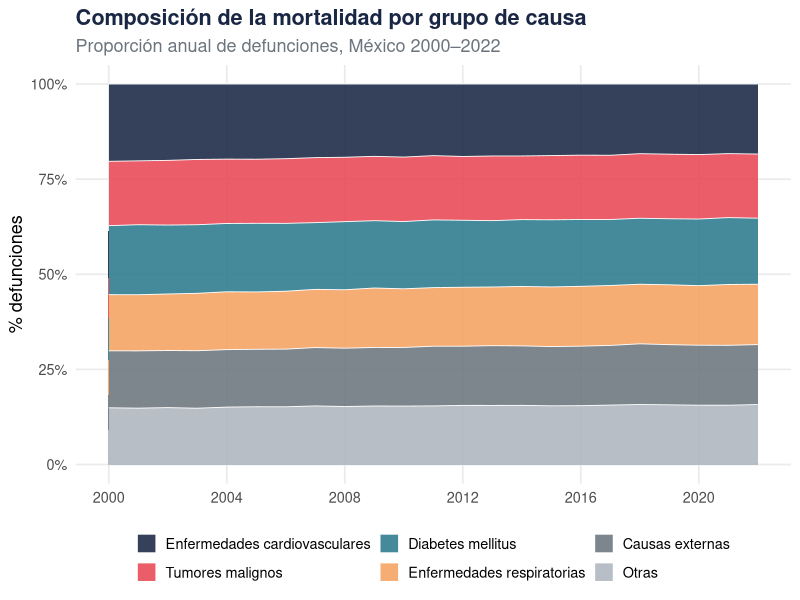
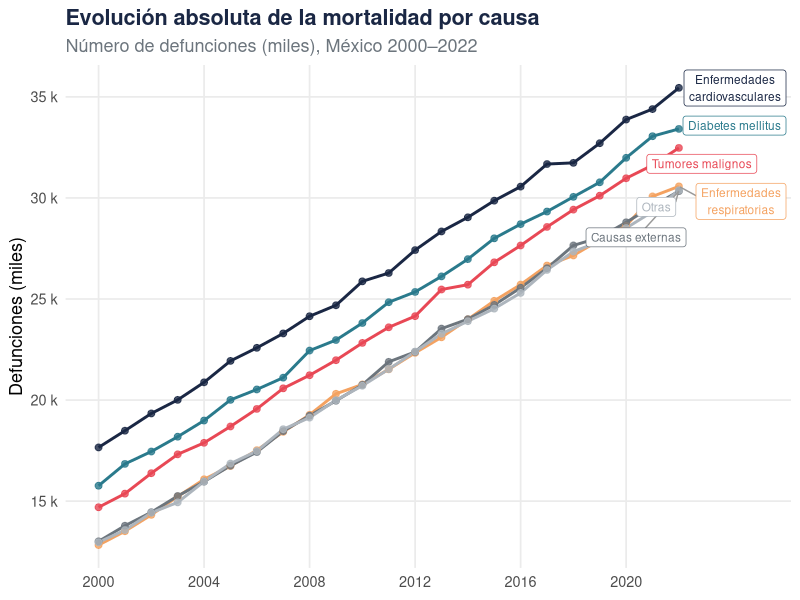
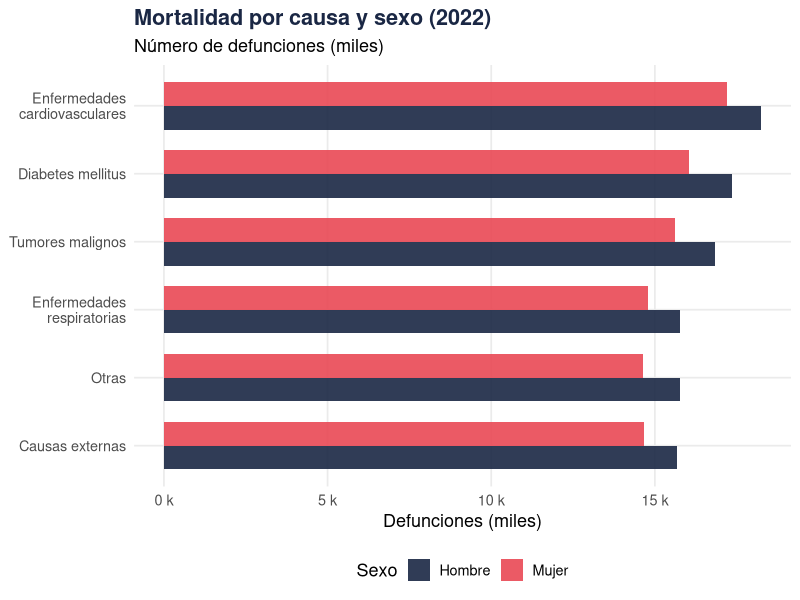
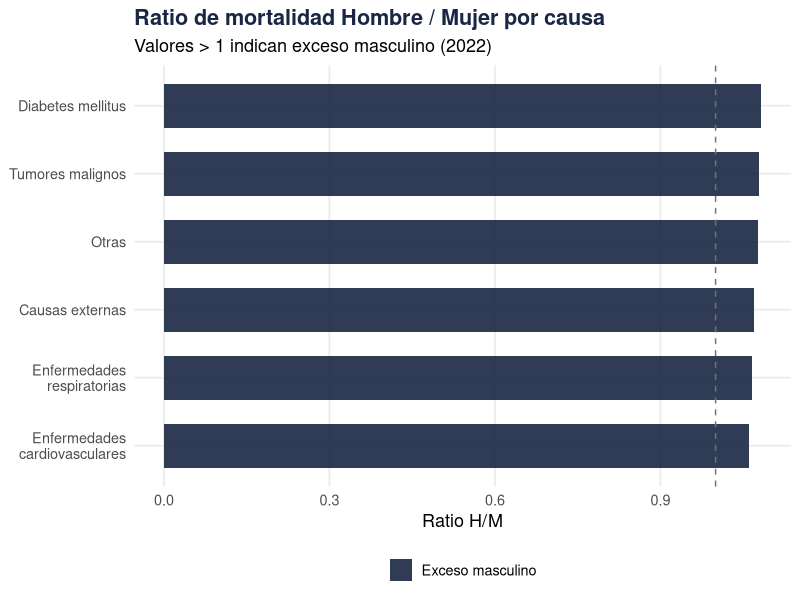
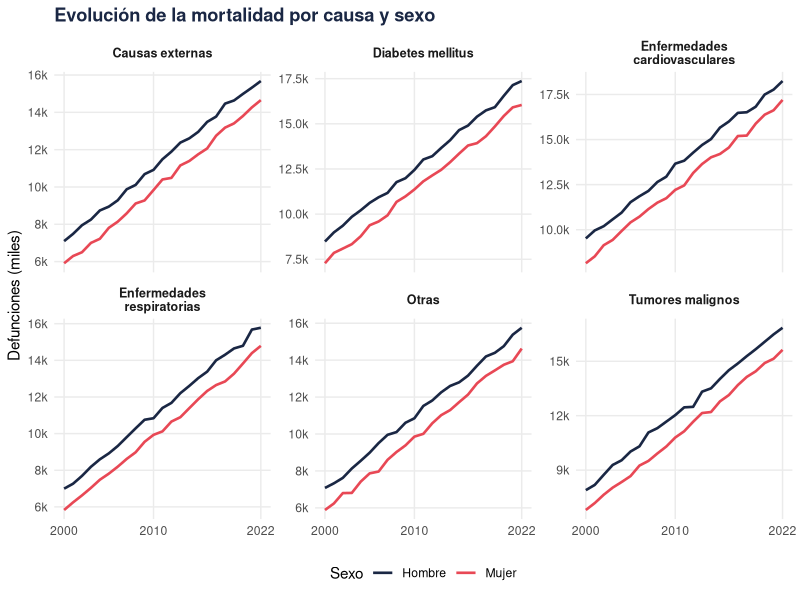
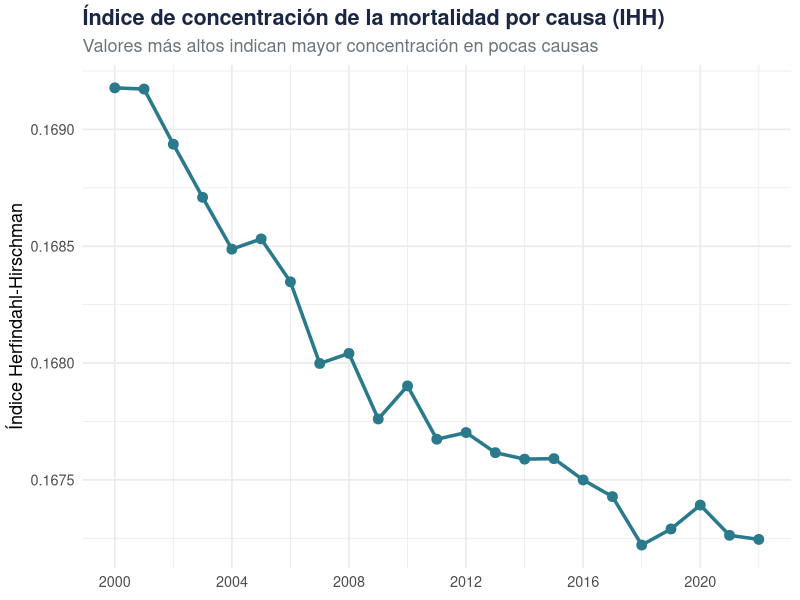

Here is the R script that generated these plots, in order:
## ---- chunk 1
library(tidyverse)
library(scales)
library(knitr)
library(kableExtra)
library(ggrepel)
library(patchwork)   # composition de graphiques

# ── Palette cohérente (définie dans index.qmd, reproduite ici) ───────
palette_sexo <- c("Hombre" = "#1a2744", "Mujer" = "#e84855",
                  "Total"  = "#2a7a8c")

palette_causa <- c(
  "Enfermedades cardiovasculares" = "#1a2744",
  "Tumores malignos"              = "#e84855",
  "Diabetes mellitus"             = "#2a7a8c",
  "Enfermedades respiratorias"    = "#f4a261",
  "Causas externas"               = "#6c757d",
  "Otras"                         = "#adb5bd"
)

# ── Données (remplacer par readRDS("data/mort_simulated.rds")) ────────
set.seed(42)
years <- 2000:2022

mort <- expand.grid(
  year  = years,
  sex   = c("Hombre", "Mujer"),
  state = c("Ciudad de México", "Jalisco", "Nuevo León",
            "Veracruz", "Chiapas", "Oaxaca",
            "Guanajuato", "Michoacán", "Puebla", "Sonora"),
  cause = c("Enfermedades cardiovasculares", "Tumores malignos",
            "Diabetes mellitus", "Enfermedades respiratorias",
            "Causas externas", "Otras")
) |>
  mutate(
    deaths = rpois(n(), lambda = 500 +
                    40 * (year - 2000) +
                    ifelse(sex == "Hombre", 120, 0) +
                    case_when(
                      cause == "Diabetes mellitus"             ~ 200,
                      cause == "Enfermedades cardiovasculares" ~ 300,
                      cause == "Tumores malignos"              ~ 150,
                      TRUE ~ 50
                    ) +
                    case_when(
                      state == "Ciudad de México" ~ 400,
                      state == "Chiapas"          ~ -100,
                      TRUE ~ 0
                    )),
    rate = deaths / runif(n(), 100000, 2000000) * 100000
  )

# ── Agrégations utiles ────────────────────────────────────────────────
# Par année × cause
mort_causa <- mort |>
  group_by(year, cause) |>
  summarise(deaths = sum(deaths), .groups = "drop")

# Par année × cause × sexe
mort_causa_sex <- mort |>
  group_by(year, sex, cause) |>
  summarise(deaths = sum(deaths), .groups = "drop")

# Part relative de chaque cause par an
mort_causa_pct <- mort_causa |>
  group_by(year) |>
  mutate(pct = deaths / sum(deaths) * 100) |>
  ungroup()

# Dernière année disponible
last_year <- max(years)
## ---- chunk 2
ggplot(mort_causa_pct,
       aes(x = year, y = pct, fill = cause)) +
  geom_area(alpha = 0.88, color = "white", linewidth = 0.3) +
  scale_fill_manual(values = palette_causa) +
  scale_x_continuous(breaks = seq(2000, 2022, 4)) +
  scale_y_continuous(labels = label_percent(scale = 1)) +
  labs(
    title    = "Composición de la mortalidad por grupo de causa",
    subtitle = "Proporción anual de defunciones, México 2000–2022",
    x = NULL, y = "% defunciones", fill = NULL
  ) +
  theme_minimal(base_size = 13) +
  theme(
    legend.position  = "bottom",
    legend.key.size  = unit(0.5, "cm"),
    plot.title       = element_text(face = "bold", color = "#1a2744"),
    plot.subtitle    = element_text(color = "#6c757d"),
    panel.grid.minor = element_blank()
  ) +
  guides(fill = guide_legend(nrow = 2))
## ---- chunk 3
ggplot(mort_causa,
       aes(x = year, y = deaths / 1000,
           color = cause, group = cause)) +
  geom_line(linewidth = 1) +
  geom_point(size = 2, alpha = 0.8) +
  geom_label_repel(
    data  = mort_causa |> filter(year == last_year),
    aes(label = str_wrap(cause, 18)),
    size  = 3, nudge_x = 0.8, segment.color = "grey60",
    show.legend = FALSE
  ) +
  scale_color_manual(values = palette_causa) +
  scale_x_continuous(breaks = seq(2000, 2022, 4),
                     limits = c(2000, 2025)) +
  scale_y_continuous(labels = label_comma(suffix = " k")) +
  labs(
    title    = "Evolución absoluta de la mortalidad por causa",
    subtitle = "Número de defunciones (miles), México 2000–2022",
    x = NULL, y = "Defunciones (miles)", color = NULL
  ) +
  theme_minimal(base_size = 13) +
  theme(
    legend.position  = "none",
    plot.title       = element_text(face = "bold", color = "#1a2744"),
    plot.subtitle    = element_text(color = "#6c757d"),
    panel.grid.minor = element_blank()
  )
## ---- chunk 4
mort_causa |>
  filter(year %in% c(2000, 2005, 2010, 2015, 2019, 2022)) |>
  pivot_wider(names_from = year, values_from = deaths) |>
  arrange(desc(`2022`)) |>
  mutate(across(where(is.numeric), ~ format(.x, big.mark = ","))) |>
  kable(
    caption = "Defunciones por causa de muerte, años seleccionados",
    col.names = c("Causa", "2000", "2005", "2010", "2015", "2019", "2022")
  ) |>
  kable_styling(bootstrap_options = c("striped", "hover"),
                full_width = FALSE) |>
  row_spec(1, bold = TRUE, background = "#f0f4f8")
## ---- chunk 5
mort_causa_sex |>
  filter(year == last_year) |>
  mutate(cause = str_wrap(cause, 22)) |>
  ggplot(aes(x = reorder(cause, deaths),
             y = deaths / 1000, fill = sex)) +
  geom_col(position = "dodge", width = 0.7, alpha = 0.9) +
  coord_flip() +
  scale_fill_manual(values = palette_sexo) +
  scale_y_continuous(labels = label_comma(suffix = " k")) +
  labs(
    title    = paste0("Mortalidad por causa y sexo (", last_year, ")"),
    subtitle = "Número de defunciones (miles)",
    x = NULL, y = "Defunciones (miles)", fill = "Sexo"
  ) +
  theme_minimal(base_size = 13) +
  theme(
    legend.position  = "bottom",
    plot.title       = element_text(face = "bold", color = "#1a2744"),
    panel.grid.minor = element_blank()
  )
## ---- chunk 6
mort_causa_sex |>
  filter(year == last_year) |>
  pivot_wider(names_from = sex, values_from = deaths) |>
  mutate(
    ratio_hm = Hombre / Mujer,
    cause     = str_wrap(cause, 22),
    direction = if_else(ratio_hm > 1, "Exceso masculino", "Exceso femenino")
  ) |>
  ggplot(aes(x = reorder(cause, ratio_hm), y = ratio_hm,
             fill = direction)) +
  geom_col(width = 0.65, alpha = 0.9) +
  geom_hline(yintercept = 1, linetype = "dashed", color = "#6c757d") +
  coord_flip() +
  scale_fill_manual(
    values = c("Exceso masculino" = "#1a2744",
               "Exceso femenino"  = "#e84855")
  ) +
  labs(
    title    = "Ratio de mortalidad Hombre / Mujer por causa",
    subtitle = paste0("Valores > 1 indican exceso masculino (", last_year, ")"),
    x = NULL, y = "Ratio H/M", fill = NULL
  ) +
  theme_minimal(base_size = 13) +
  theme(
    legend.position  = "bottom",
    plot.title       = element_text(face = "bold", color = "#1a2744"),
    panel.grid.minor = element_blank()
  )
## ---- chunk 7
ggplot(mort_causa_sex,
       aes(x = year, y = deaths / 1000,
           color = sex, group = sex)) +
  geom_line(linewidth = 0.9) +
  facet_wrap(~ str_wrap(cause, 20), scales = "free_y", ncol = 3) +
  scale_color_manual(values = palette_sexo) +
  scale_x_continuous(breaks = c(2000, 2010, 2022)) +
  scale_y_continuous(labels = label_comma(suffix = "k")) +
  labs(
    title  = "Evolución de la mortalidad por causa y sexo",
    x = NULL, y = "Defunciones (miles)", color = "Sexo"
  ) +
  theme_minimal(base_size = 11) +
  theme(
    legend.position  = "bottom",
    plot.title       = element_text(face = "bold", color = "#1a2744"),
    strip.text       = element_text(size = 9, face = "bold"),
    panel.grid.minor = element_blank()
  )
## ---- chunk 8
# Indice de Herfindahl-Hirschman (concentration causale)
ihh <- mort_causa_pct |>
  group_by(year) |>
  summarise(ihh = sum((pct / 100)^2),
            n_causas = n_distinct(cause),
            causa_top = cause[which.max(pct)],
            pct_top   = max(pct)) |>
  ungroup()

ggplot(ihh, aes(x = year, y = ihh)) +
  geom_line(color = "#2a7a8c", linewidth = 1.2) +
  geom_point(color = "#2a7a8c", size = 3) +
  scale_x_continuous(breaks = seq(2000, 2022, 4)) +
  labs(
    title    = "Índice de concentración de la mortalidad por causa (IHH)",
    subtitle = "Valores más altos indican mayor concentración en pocas causas",
    x = NULL, y = "Índice Herfindahl-Hirschman"
  ) +
  theme_minimal(base_size = 13) +
  theme(
    plot.title    = element_text(face = "bold", color = "#1a2744"),
    plot.subtitle = element_text(color = "#6c757d")
  )
